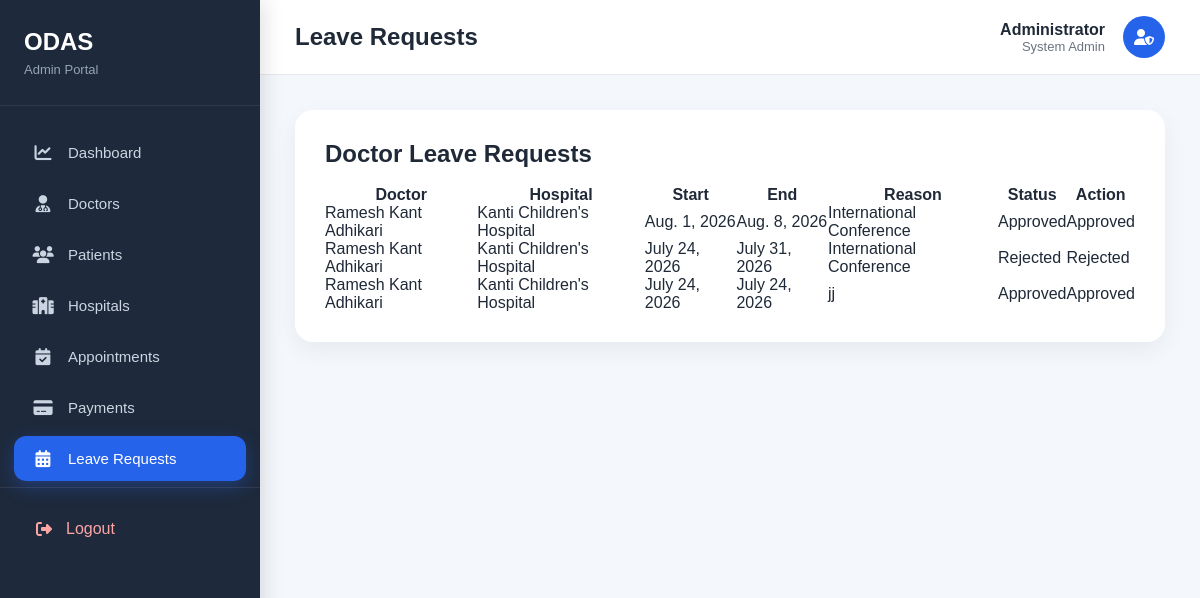
The app's page /admin-dashboard/leave-requests/ (signed in) with its own data.
### doctors/models.py (models this page shows, shortened)
class DoctorLeave(models.Model):
    STATUS_CHOICES = [
        ("pending", "Pending"),
        ("approved", "Approved"),
        ("rejected", "Rejected"),
    ]
    doctor = models.ForeignKey(Doctor, on_delete=models.CASCADE)
    start_date = models.DateField()
    end_date = models.DateField()
    reason = models.TextField(blank=True, null=True)
    status = models.CharField(
        max_length=10,
        choices=STATUS_CHOICES,
        default="pending",
    )
    is_deleted = models.BooleanField(default=False)

class Doctor(models.Model):
    doctor_id = models.AutoField(primary_key=True)
    user = models.OneToOneField(User, on_delete=models.CASCADE, null=True, blank=True)
    name = models.CharField(max_length=100)
    qualification = models.CharField(max_length=100)
    specialization = models.CharField(max_length=100)
    experience_years = models.PositiveIntegerField(default=0)
    hospital = models.ForeignKey('hospitals.Hospital', on_delete=models.CASCADE, null=True, blank=True)
    department = models.ForeignKey('hospitals.Department', on_delete=models.CASCADE, null=True, blank=True)
    email = models.EmailField(unique=True)
    fees = models.DecimalField(max_digits=8, decimal_places=2)
    phone = models.CharField(max_length=13)
    a_status = models.BooleanField(default=True)

### hospitals/models.py (models this page shows, shortened)
class Hospital(models.Model):
    hospital_id = models.AutoField(primary_key=True)
    name = models.CharField(max_length=100)
    address = models.CharField(max_length=200)
    phone = models.CharField(max_length=100)
    email = models.EmailField(unique=True)

### admin_dashboard/views.py (the view)
@login_required
def admin_leave_requests(request):
    leaves = (
        DoctorLeave.objects
        .select_related("doctor", "doctor__hospital")
        .filter(is_deleted=False)
        .order_by("-start_date")
    )
    context = {
        "leaves": leaves,
    }
    return render(
        request,
        "admin_dashboard/leave_requests.html",
        context
    )

### doctors/context_processors.py (called while the page is built)
def doctor_context(request):
    if request.user.is_authenticated:
        try:
            doctor = Doctor.objects.get(user=request.user)
            return {"doctor": doctor}
        except Doctor.DoesNotExist:
            pass
    return {}

### admin_dashboard/templates/admin_dashboard/leave_requests.html
{% extends "admin_dashboard/base.html" %}
{% block page_title %}Leave Requests{% endblock %}
{% block content %}
<div class="page-card">
    <h2>Doctor Leave Requests</h2>
    <br>
    <table style="width:100%; border-collapse:collapse;">
        <thead>
            <tr>
                <th>Doctor</th>
                <th>Hospital</th>
                <th>Start</th>
                <th>End</th>
                <th>Reason</th>
                <th>Status</th>
                <th>Action</th>
            </tr>
        </thead>
        <tbody>
        {% for leave in leaves %}
        <tr>
            <td>{{ leave.doctor.name }}</td>
            <td>{{ leave.doctor.hospital.name }}</td>
            <td>{{ leave.start_date }}</td>
            <td>{{ leave.end_date }}</td>
            <td>{{ leave.reason }}</td>
            <td>{{ leave.get_status_display }}</td>
            <td>
                {% if leave.status == "pending" %}
                    <a href="{% url 'approve_leave' leave.id %}">
                         Approve
                    </a>
                    |
                    <a href="{% url 'reject_leave' leave.id %}">
                         Reject
                    </a>
                {% elif leave.status == "approved" %}
                     Approved
                {% else %}
                     Rejected
                {% endif %}
            </td>
        </tr>
        {% empty %}
        <tr>
            <td colspan="7">No leave requests found.</td>
        </tr>
        {% endfor %}
        </tbody>
    </table>
</div>
{% endblock %}

### admin_dashboard/templates/admin_dashboard/base.html (style rules this page uses)
* { margin:0; padding:0; box-sizing:border-box; }
body { font-family:Arial, Helvetica, sans-serif; background:#f4f7fb; color:#1f2937; }
.page-card { background:white; border-radius:18px; padding:30px; box-shadow:0 8px 24px rgba(0,0,0,.06); }

### records on screen
DoctorLeave: doctor.name "Ramesh Kant Adhikari", doctor.hospital.name "Kanti Children's Hospital", start_date "Aug. 1, 2026", end_date "Aug. 8, 2026", reason "International Conference", status "Approved"
DoctorLeave: doctor.name "Ramesh Kant Adhikari", doctor.hospital.name "Kanti Children's Hospital", start_date "July 24, 2026", end_date "July 31, 2026", reason "International Conference", status "Rejected"
DoctorLeave: doctor.name "Ramesh Kant Adhikari", doctor.hospital.name "Kanti Children's Hospital", start_date "July 24, 2026", end_date "July 24, 2026", reason "jj", status "Approved"
